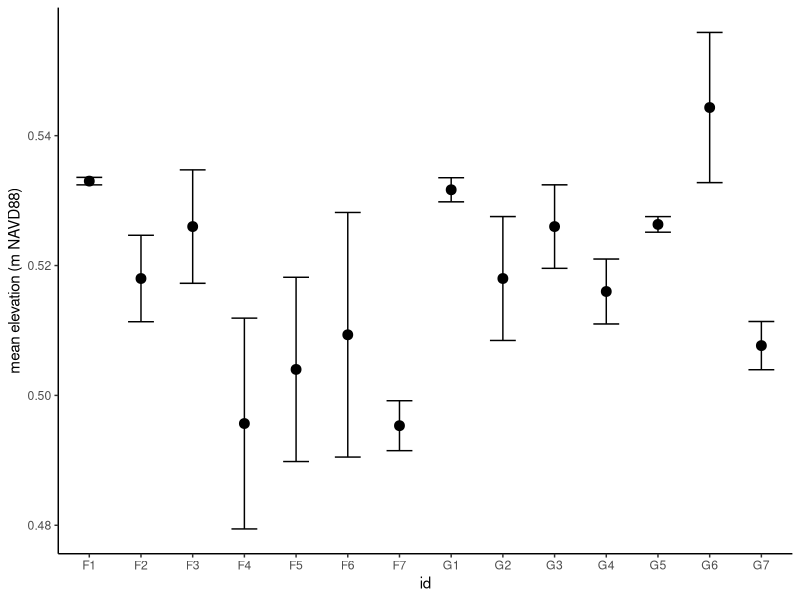

Generate this figure with R:
# This script uses both RTK-GPS and hand measurements to get actual heights of
# pots within frames. We can then use this data as a covariate in models rather
# than levels. This should overall reduce frame effects as well.

# All measurements taken by Helena Kleiner in Spring 2020

# Load libraries
library(tidyverse); library(here)

# Set plotting theme
theme_set(theme_classic())

# Read in data
# First data set is RTK-GPS measures of the top rack
top_level <- read_csv(here("supp_data", "organ_rack_height.csv"))
# Second data is the differences between racks (e.g. distance between top level
# and second level from the top)
level_diffs <- read_csv(here("supp_data", "shelf_heights_measured.csv"))

# Start with top_level and tidy data
top_level %>% 
  dplyr::select(id = Point.ID,
         elev_1 = Elevation_1,
         elev_2 = Elevation_2,
         elev_3 = Elevation_3) %>% 
  # Add 25 cm to all elevation values (screws for all pots but G6 were 30 cm
  # down and peat was 5 cm down from the top of the pot). Need to add 9 cm to
  # the measurement of G6 because screws had to be placed lower because we
  # couldn't move that rack
  mutate(elev_1 = ifelse(id == "G6", elev_1 + 0.09 + 0.25, elev_1 + 0.25),
         elev_2 = ifelse(id == "G6", elev_2 + 0.09 + 0.25, elev_2 + 0.25),
         elev_3 = ifelse(id == "G6", elev_3 + 0.09 + 0.25, elev_3 + 0.25)) %>% 
  group_by(id) %>% 
  mutate(mean_elev = mean(c(elev_1, elev_2, elev_3)),
         sd_elev = sd(c(elev_1, elev_2, elev_3)),
         se_elev = sd_elev / sqrt(3)) -> top_level_summary

# Plot top levels with standard errors
top_level_summary %>% 
  ggplot(aes(x = id, y = mean_elev)) +
  geom_point(size = 3) +
  geom_errorbar(aes(ymin = mean_elev - se_elev, ymax = mean_elev + se_elev), width = 0.5) +
  ylab("mean elevation (m NAVD88)")

# We could use the information about variability as an errors in variables
# problem to be complete about how variation in elevation drives differences in
# responses, but I think for now we can just take the mean elevation for each
# rack.

top_level_summary %>% 
  dplyr::select(id, mean_elev) -> top_level_mean

range(top_level_mean$mean_elev)
# We have up to ~5cm difference across frames so it's probably good we are
# accounting for this!

# Now format the level differences
level_diffs %>% 
  # Take out measurements that had "DISREGARD" in the notes
  filter(!grepl("DISREGARD",level_diffs$notes)) %>% 
  group_by(site_frame) %>% 
  # There should be 5 for each frame (1-2, 2-3, 3-4, 4-5, 5-6)
  dplyr::count() %>% 
  filter(n != 5)

# Check what's up with gcrew_3 and gcrew_4
level_diffs %>% 
  filter(!grepl("DISREGARD",level_diffs$notes)) %>% 
  filter(site_frame %in% c("gcrew_3", "gcrew_4")) %>% 
  pull(notes)
# Ok, it looks like we should average measurements taken with rows that have the
# same level based on the notes

level_diffs %>% 
  filter(!grepl("DISREGARD",level_diffs$notes)) %>% 
  group_by(site_frame, level) %>% 
  # Convert to meters
  summarize(measurement_R = mean(measurement_R) * 0.01,
            measurement_C = mean(measurement_C * 0.01),
            measurement_L = mean(measurement_L) * 0.01) %>% 
  group_by(site_frame, level) %>% 
  # Now take the global mean across right, center and left
  summarize(mean_diff = mean(c(measurement_R, measurement_C, measurement_L))) %>% 
  ungroup() %>% 
  # Rename level to be numeric 2-6, where 2 represents the difference between 1 to 2
  mutate(level = ifelse(level == "1 to 2", 2,
                        ifelse(level == "2 to 3", 3,
                               ifelse(level == "3 to 4", 4,
                                      ifelse(level == "4 to 5", 5, 6))))) -> level_diffs_sum

# Create storage for loop that will go through and subtract elevations for each
# step
storage <- matrix(NA, nrow = 14, ncol = 6)

# Make sure both data frames are sorted before we loop through
top_level_summary <- top_level_summary[order(top_level_summary$id),]
level_diffs_sum <- level_diffs_sum[order(level_diffs_sum$site_frame, level_diffs_sum$level),]

# Set vector of frame names for level_diffs
frame_names <- unique(level_diffs_sum$site_frame)

# Loop through to get elevations for each level for each frame
for (i in 1:14){
  temp_top <- top_level_summary$mean_elev[i]
  temp_rest <- level_diffs_sum %>% filter(site_frame == frame_names[i]) %>% pull(mean_diff)
  storage[i,1] <- temp_top
  for (j in 2:6){
    storage[i,j] <- storage[i,j-1] - temp_rest[j-1]
  }
}

# Add back ids and levels and put in a tibble
all_elevations <- data.frame(storage)
colnames(all_elevations) <- paste("level", 1:6, sep = "_")
tibble(all_elevations) %>% 
  mutate(site_frame = frame_names) %>% 
  gather(key = level, value = elevation, level_1:level_6) %>% 
  mutate(level = substr(level, nchar(level), nchar(level))) -> elevation_data

# Remove all previous data frames and keep the last one
rm(list=setdiff(ls(), "elevation_data"))
